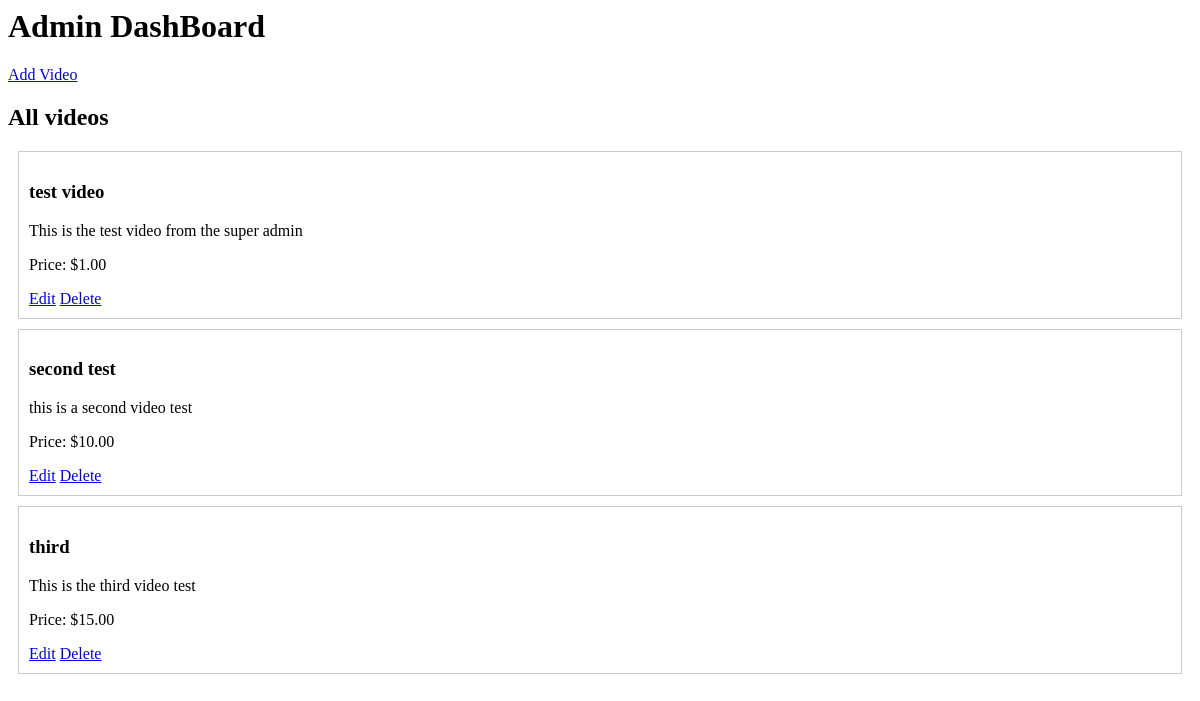
/dashboard/ (signed in), run on an earlier commit of the app's database.
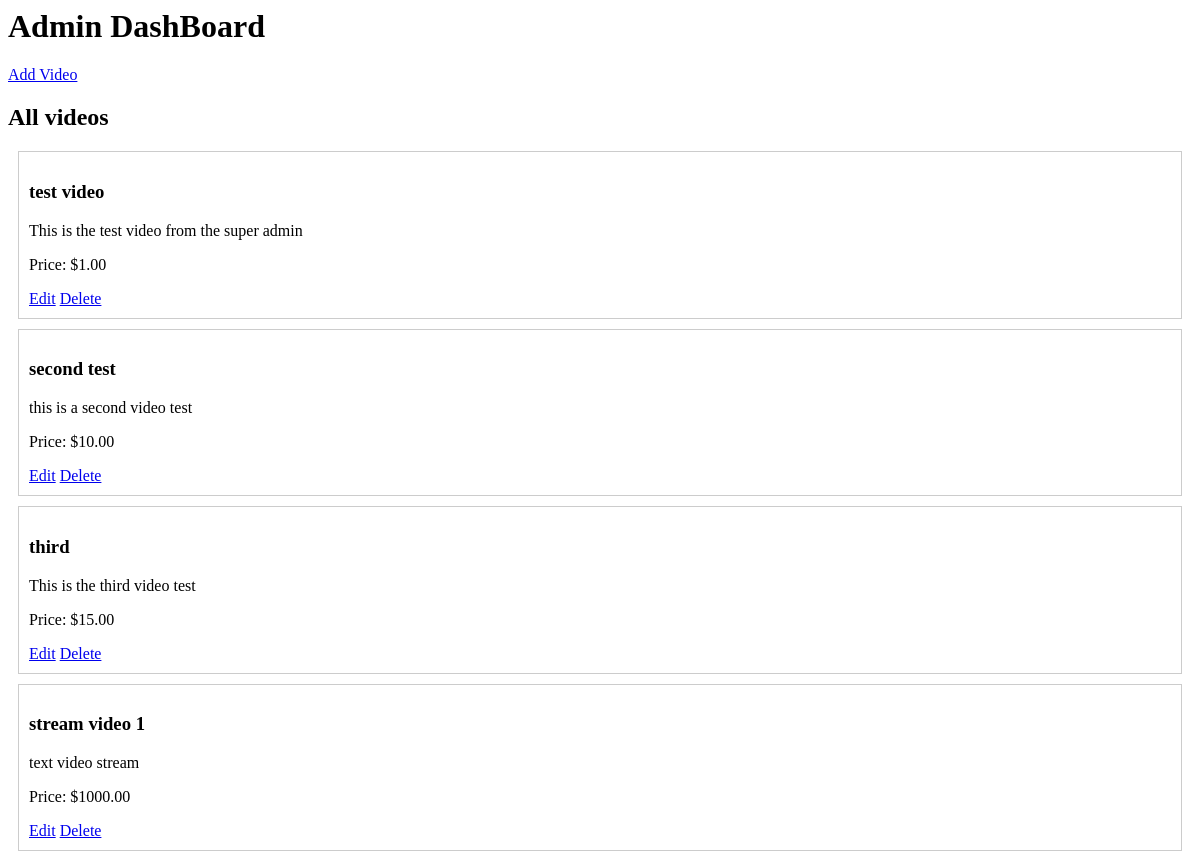
And on a later commit of the database.
### videos/models.py (models this page shows, shortened)
class Video(models.Model):
    title = models.CharField(max_length=255)
    description = models.TextField()
    video_file = models.FileField(upload_to='protected_video/')
    preview_duration = models.IntegerField(default=10)
    price = models.DecimalField(max_digits = 6, decimal_places=2)

### videos/views.py (the view)
# urls.py: path('dashboard/', views.admin_dashboard, name='admin_dashboard'),
@staff_member_required  # this makes only users with 'is_staff=True' can access, others get redirected to login
def admin_dashboard(request):
    videos = Video.objects.all()
    return render(request, 'videos/admin_dashboard.html', { 'videos': videos})

### videos/templates/videos/admin_dashboard.html
<h1>Admin DashBoard</h1>
<a href="/dashboard/create/">Add Video</a>
<h2>All videos</h2>
{% for video in videos %}
    <div style="border: 1px solid #ccc; padding: 10px; margin: 10px;">
    <h3>{{ video.title }}</h3>
    <p>{{ video.description }}</p>
    <p>Price: ${{ video.price }}</p>
    <a href="/dashboard/edit/{{ video.id }}">Edit</a>
    <a href="/dashboard/delete/{{ video.id }}">Delete</a>
</div>
{% empty %}
 <p>No videos yet</p>
{% endfor %}

What changed in the data, as far as the page shows it:
added Video: title "stream video 1", description "text video stream", price "1000.00"
